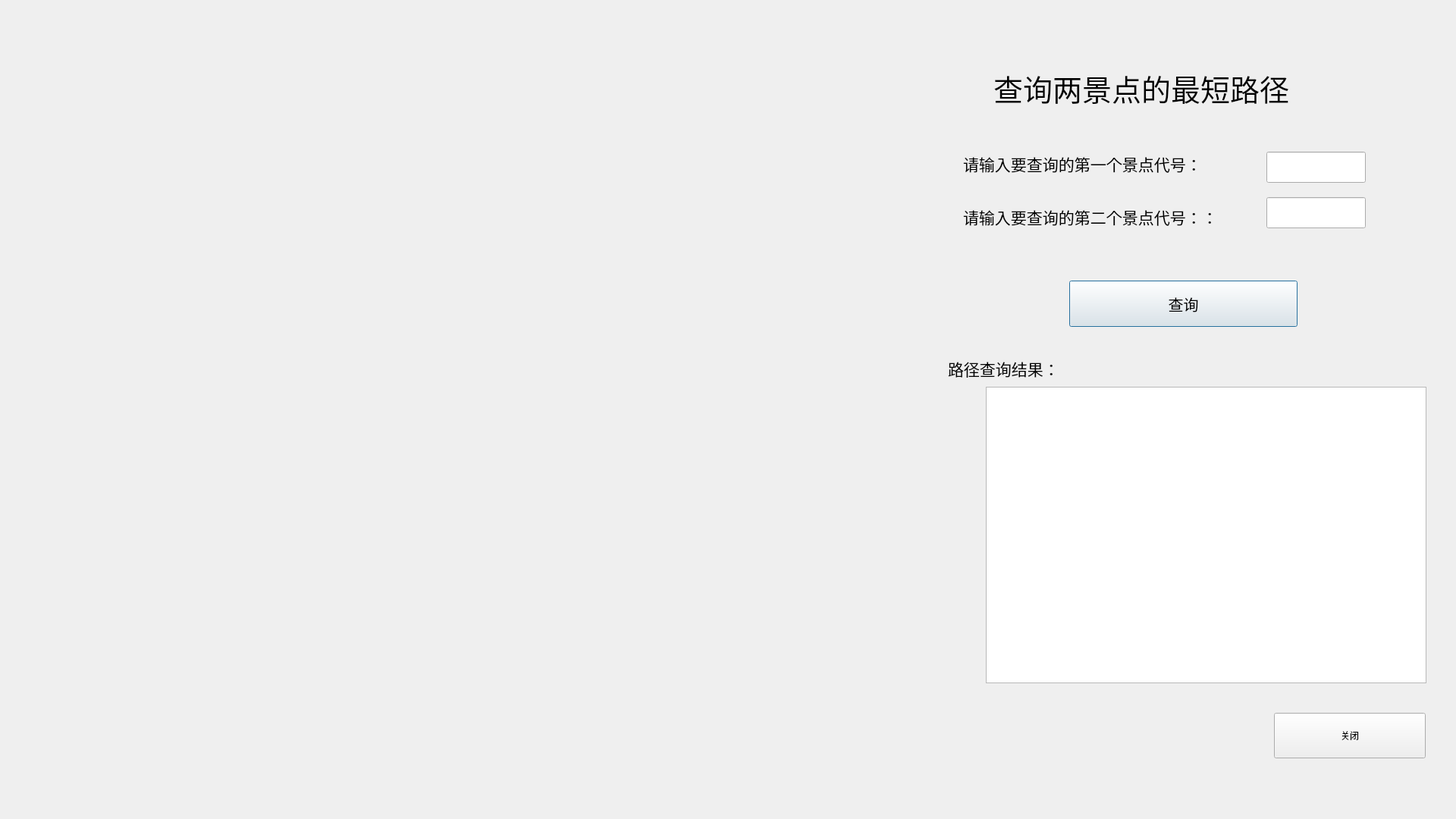
<?xml version="1.0" encoding="UTF-8"?>
<ui version="4.0">
 <class>min_two_n</class>
 <widget class="QDialog" name="min_two_n">
  <property name="geometry">
   <rect>
    <x>0</x>
    <y>0</y>
    <width>1920</width>
    <height>1080</height>
   </rect>
  </property>
  <property name="windowTitle">
   <string>Dialog</string>
  </property>
  <widget class="QLabel" name="label">
   <property name="geometry">
    <rect>
     <x>1310</x>
     <y>60</y>
     <width>491</width>
     <height>111</height>
    </rect>
   </property>
   <property name="font">
    <font>
     <family>黑体</family>
     <pointsize>29</pointsize>
     <weight>50</weight>
     <bold>false</bold>
    </font>
   </property>
   <property name="text">
    <string>查询两景点的最短路径</string>
   </property>
  </widget>
  <widget class="QPushButton" name="find_dtn">
   <property name="geometry">
    <rect>
     <x>1410</x>
     <y>370</y>
     <width>301</width>
     <height>61</height>
    </rect>
   </property>
   <property name="font">
    <font>
     <pointsize>15</pointsize>
    </font>
   </property>
   <property name="text">
    <string>查询</string>
   </property>
  </widget>
  <widget class="QLabel" name="label_1">
   <property name="geometry">
    <rect>
     <x>1270</x>
     <y>200</y>
     <width>391</width>
     <height>31</height>
    </rect>
   </property>
   <property name="font">
    <font>
     <pointsize>16</pointsize>
    </font>
   </property>
   <property name="text">
    <string>请输入要查询的第一个景点代号：</string>
   </property>
  </widget>
  <widget class="QLabel" name="label_2">
   <property name="geometry">
    <rect>
     <x>1270</x>
     <y>270</y>
     <width>401</width>
     <height>31</height>
    </rect>
   </property>
   <property name="font">
    <font>
     <pointsize>16</pointsize>
    </font>
   </property>
   <property name="text">
    <string>请输入要查询的第二个景点代号：：</string>
   </property>
  </widget>
  <widget class="QLineEdit" name="first_place">
   <property name="geometry">
    <rect>
     <x>1670</x>
     <y>200</y>
     <width>131</width>
     <height>41</height>
    </rect>
   </property>
  </widget>
  <widget class="QLineEdit" name="second_place">
   <property name="geometry">
    <rect>
     <x>1670</x>
     <y>260</y>
     <width>131</width>
     <height>41</height>
    </rect>
   </property>
  </widget>
  <widget class="QLabel" name="label_result">
   <property name="geometry">
    <rect>
     <x>1250</x>
     <y>470</y>
     <width>401</width>
     <height>31</height>
    </rect>
   </property>
   <property name="font">
    <font>
     <pointsize>16</pointsize>
    </font>
   </property>
   <property name="text">
    <string>路径查询结果：</string>
   </property>
  </widget>
  <widget class="QTextBrowser" name="result">
   <property name="geometry">
    <rect>
     <x>1300</x>
     <y>510</y>
     <width>581</width>
     <height>391</height>
    </rect>
   </property>
   <property name="font">
    <font>
     <pointsize>12</pointsize>
    </font>
   </property>
  </widget>
  <widget class="QPushButton" name="return_btn">
   <property name="geometry">
    <rect>
     <x>1680</x>
     <y>940</y>
     <width>200</width>
     <height>60</height>
    </rect>
   </property>
   <property name="text">
    <string>关闭</string>
   </property>
  </widget>
 </widget>
 <resources/>
 <connections>
  <connection>
   <sender>return_btn</sender>
   <signal>clicked()</signal>
   <receiver>min_two_n</receiver>
   <slot>close()</slot>
   <hints>
    <hint type="sourcelabel">
     <x>1779</x>
     <y>1009</y>
    </hint>
    <hint type="destinationlabel">
     <x>959</x>
     <y>539</y>
    </hint>
   </hints>
  </connection>
 </connections>
</ui>
